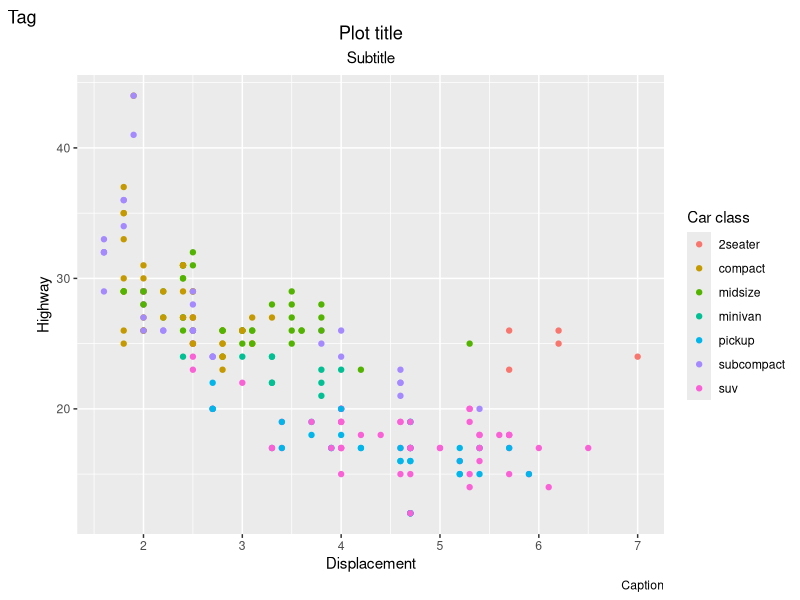
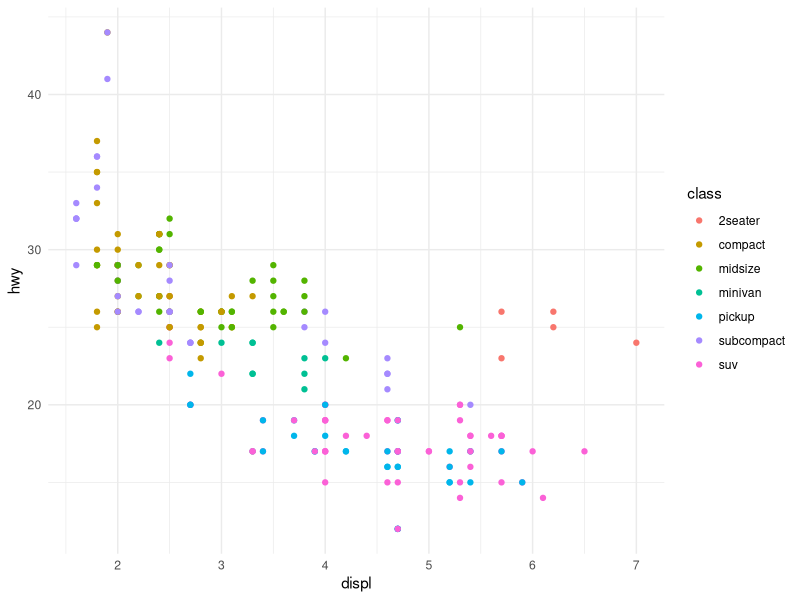
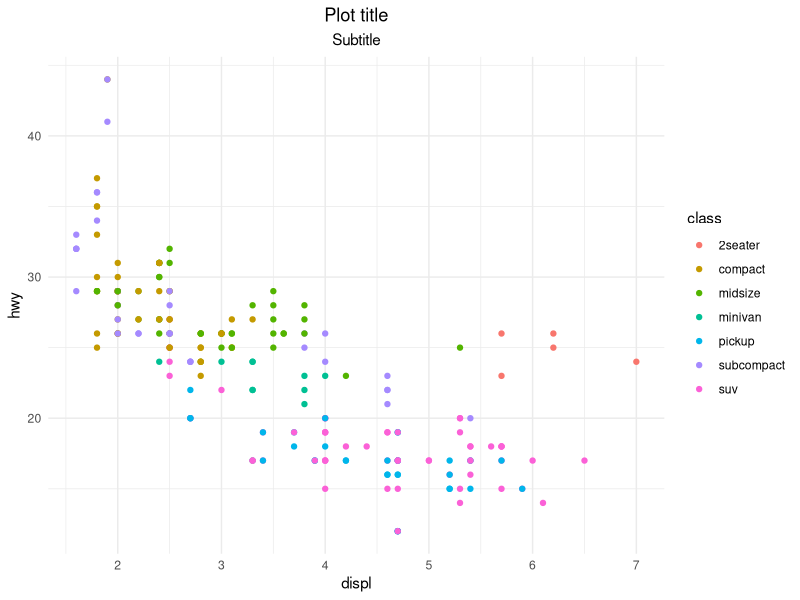
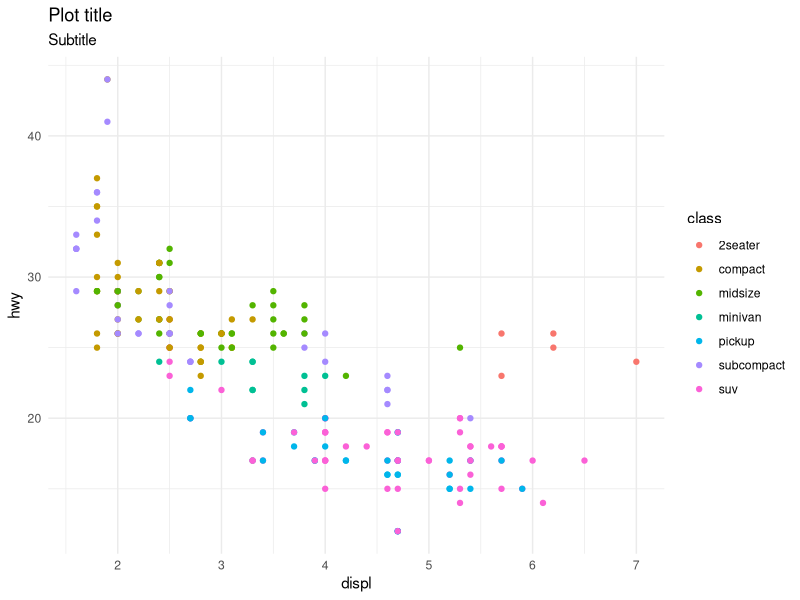
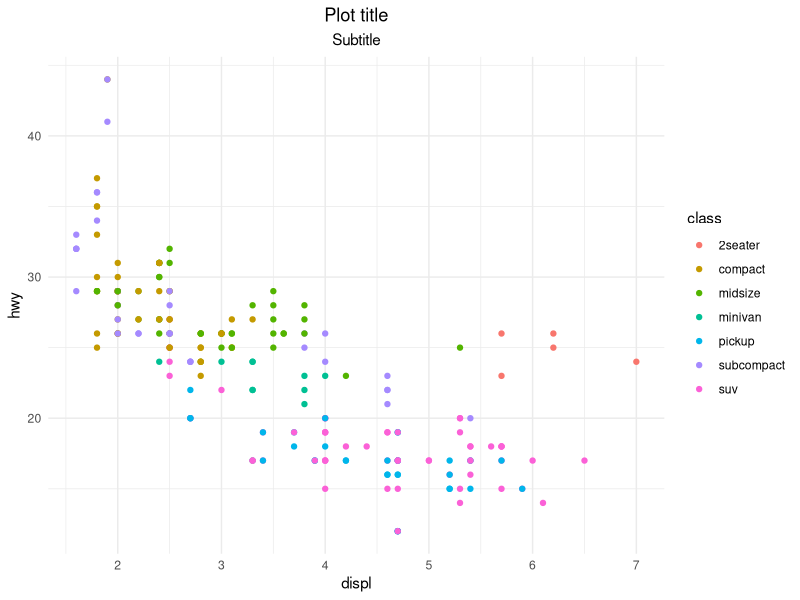

Generate these figures, in order, with R:
library(tidyverse)

mpg %>%
  ggplot(aes(x = displ, y = hwy, color = class)) +
  geom_point() +
  labs(
    x = "Displacement",
    y = "Highway",
    color = "Car class",
    title = "Plot title",
    subtitle = "Subtitle",
    caption = "Caption",
    tag = "Tag"
  ) +
  theme(
    plot.title = element_text(hjust = 0.5),
    plot.subtitle = element_text(hjust = 0.5)
  )

mpg %>%
  ggplot(aes(x = displ, y = hwy, color = class)) +
  geom_point() +
  theme_minimal()

mpg %>%
  ggplot(aes(x = displ, y = hwy, color = class)) +
  geom_point() +
  theme_minimal() +
  labs(
    title = "Plot title",
    subtitle = "Subtitle"
  ) +
  theme(
    plot.title = element_text(hjust = 0.5),
    plot.subtitle = element_text(hjust = 0.5)
  )

mpg %>%
  ggplot(aes(x = displ, y = hwy, color = class)) +
  geom_point() +
  labs(
    title = "Plot title",
    subtitle = "Subtitle"
  ) +
  theme(
    plot.title = element_text(hjust = 0.5),
    plot.subtitle = element_text(hjust = 0.5)
  ) +
  theme_minimal()

my_theme <-
  theme_minimal() +
  theme(
    plot.title = element_text(hjust = 0.5),
    plot.subtitle = element_text(hjust = 0.5)
  )

ggplot2::theme_set(my_theme)

mpg %>%
  ggplot(aes(x = displ, y = hwy, color = class)) +
  geom_point() +
  labs(
    title = "Plot title",
    subtitle = "Subtitle"
  )
